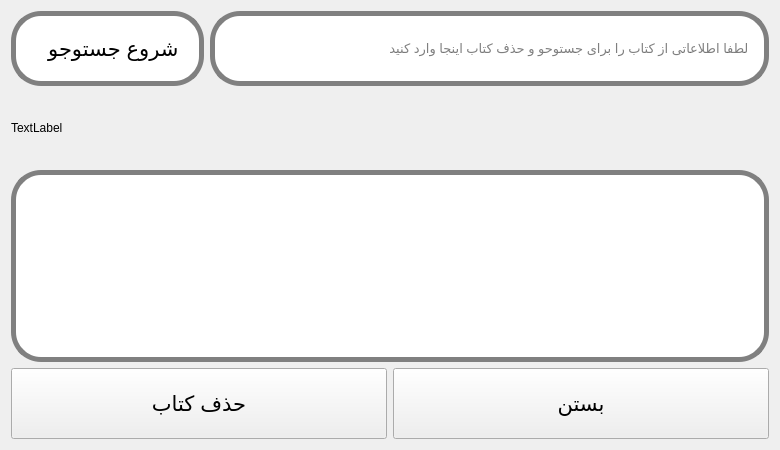
<?xml version="1.0" encoding="UTF-8"?>
<ui version="4.0">
 <class>delete_book</class>
 <widget class="QWidget" name="delete_book">
  <property name="geometry">
   <rect>
    <x>0</x>
    <y>0</y>
    <width>780</width>
    <height>450</height>
   </rect>
  </property>
  <property name="windowTitle">
   <string>delete_book</string>
  </property>
  <layout class="QGridLayout" name="gridLayout_4" rowstretch="0,0,0,0">
   <item row="2" column="0">
    <layout class="QGridLayout" name="gridLayout" rowstretch="0" columnstretch="0,0">
     <item row="0" column="1">
      <widget class="QListWidget" name="listWidget">
       <property name="font">
        <font>
         <pointsize>16</pointsize>
        </font>
       </property>
       <property name="cursor" stdset="0">
        <cursorShape>PointingHandCursor</cursorShape>
       </property>
       <property name="styleSheet">
        <string notr="true">color: black;
background-color: white;
border-radius: 30px;
border-color: grey;
border-width: 5px;
border-style: solid;
padding: 20px;</string>
       </property>
      </widget>
     </item>
    </layout>
   </item>
   <item row="0" column="0">
    <layout class="QGridLayout" name="gridLayout_3" columnstretch="0,1">
     <item row="0" column="1">
      <widget class="QLineEdit" name="lineEdit">
       <property name="sizePolicy">
        <sizepolicy hsizetype="Expanding" vsizetype="Expanding">
         <horstretch>0</horstretch>
         <verstretch>0</verstretch>
        </sizepolicy>
       </property>
       <property name="font">
        <font>
         <pointsize>10</pointsize>
        </font>
       </property>
       <property name="styleSheet">
        <string notr="true">color: black;
background-color: white;
border-radius: 30px;
border-color: grey;
border-width: 5px;
border-style: solid;
padding: 10px;</string>
       </property>
       <property name="placeholderText">
        <string> لطفا اطلاعاتی از کتاب را برای جستوحو و حذف کتاب اینجا وارد کنید</string>
       </property>
      </widget>
     </item>
     <item row="0" column="0">
      <widget class="QPushButton" name="pushButton_search">
       <property name="sizePolicy">
        <sizepolicy hsizetype="Expanding" vsizetype="Expanding">
         <horstretch>0</horstretch>
         <verstretch>0</verstretch>
        </sizepolicy>
       </property>
       <property name="font">
        <font>
         <pointsize>16</pointsize>
        </font>
       </property>
       <property name="cursor">
        <cursorShape>PointingHandCursor</cursorShape>
       </property>
       <property name="styleSheet">
        <string notr="true">color: black;
background-color: white;
border-radius: 30px;
border-color: grey;
border-width: 5px;
border-style: solid;
padding: 20px;</string>
       </property>
       <property name="text">
        <string>  شروع جستوجو</string>
       </property>
      </widget>
     </item>
    </layout>
   </item>
   <item row="3" column="0">
    <layout class="QGridLayout" name="gridLayout_2">
     <item row="0" column="0">
      <widget class="QPushButton" name="pushButton_delete">
       <property name="sizePolicy">
        <sizepolicy hsizetype="Expanding" vsizetype="Expanding">
         <horstretch>0</horstretch>
         <verstretch>0</verstretch>
        </sizepolicy>
       </property>
       <property name="font">
        <font>
         <pointsize>16</pointsize>
        </font>
       </property>
       <property name="cursor">
        <cursorShape>PointingHandCursor</cursorShape>
       </property>
       <property name="text">
        <string>حذف کتاب</string>
       </property>
      </widget>
     </item>
     <item row="0" column="1">
      <widget class="QPushButton" name="pushButton_close">
       <property name="sizePolicy">
        <sizepolicy hsizetype="Expanding" vsizetype="Expanding">
         <horstretch>0</horstretch>
         <verstretch>0</verstretch>
        </sizepolicy>
       </property>
       <property name="font">
        <font>
         <pointsize>16</pointsize>
        </font>
       </property>
       <property name="cursor">
        <cursorShape>PointingHandCursor</cursorShape>
       </property>
       <property name="text">
        <string>بستن</string>
       </property>
      </widget>
     </item>
    </layout>
   </item>
   <item row="1" column="0">
    <widget class="QLabel" name="label">
     <property name="sizePolicy">
      <sizepolicy hsizetype="Expanding" vsizetype="Expanding">
       <horstretch>0</horstretch>
       <verstretch>0</verstretch>
      </sizepolicy>
     </property>
     <property name="text">
      <string>TextLabel</string>
     </property>
    </widget>
   </item>
  </layout>
 </widget>
 <resources/>
 <connections/>
</ui>
